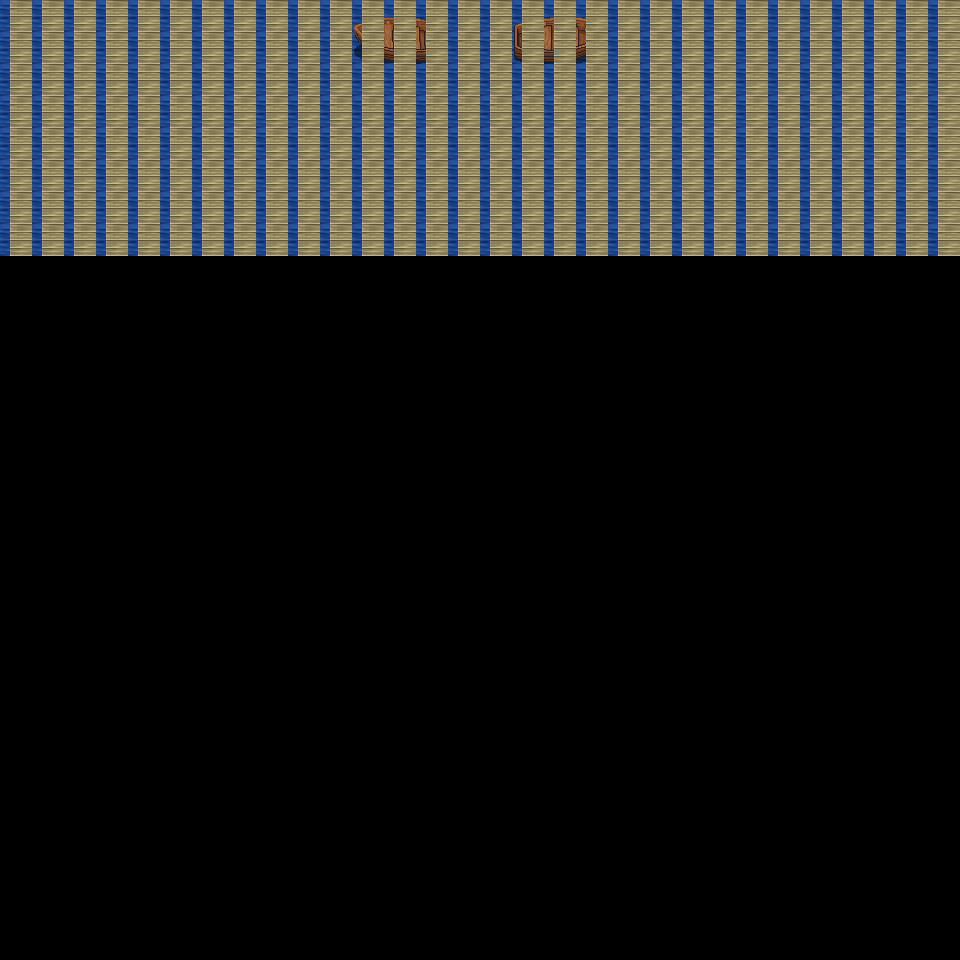

A level layout from a 2D game, rendered from its tile map. Below: a short description, then the map file with tile-grid data replaced by summaries:
An orthogonal 30x30 tile map with 32x32 px tiles, 6 tile layers (Ground, Object, Object2, Above, ...), 10 tilesets and 2 objects (2x mapExit).

<map version="1.0" orientation="orthogonal" renderorder="right-down" width="30" height="30" tilewidth="32" tileheight="32" nextobjectid="3">
  <tileset firstgid="1" name="tileset_object_boardwalk" tilewidth="32" tileheight="32" tilecount="36" columns="6">
    <image source="../drawable/tileset_object_boardwalk.png" width="192" height="192" />
  </tileset>
  <tileset firstgid="37" name="tileset_item_weapon_cannon" tilewidth="32" tileheight="32" tilecount="12" columns="3">
    <image source="../drawable/tileset_item_weapon_cannon.png" width="96" height="128" />
  </tileset>
  <tileset firstgid="49" name="tileset_logic_collision" tilewidth="32" tileheight="32" tilecount="1" columns="1">
    <image source="../drawable/tileset_logic_collision.png" width="32" height="32" />
  </tileset>
  <tileset firstgid="50" name="tileset_item_banners_flag" tilewidth="32" tileheight="32" tilecount="12" columns="3">
    <image source="../drawable/tileset_item_banners_flag.png" width="96" height="128" />
  </tileset>
  <tileset firstgid="62" name="tileset_item_flagpole" tilewidth="32" tileheight="32" tilecount="3" columns="1">
    <image source="../drawable/tileset_item_flagpole.png" width="32" height="96" />
  </tileset>
  <tileset firstgid="65" name="tileset_ground_ground" tilewidth="32" tileheight="32" tilecount="33" columns="3">
    <image source="../drawable/tileset_ground_ground.png" width="96" height="352" />
  </tileset>
  <tileset firstgid="98" name="tileset_item_ropes" tilewidth="32" tileheight="32" tilecount="4" columns="2">
    <image source="../drawable/tileset_item_ropes.png" width="64" height="64" />
  </tileset>
  <tileset firstgid="102" name="tileset_object_row_boat" tilewidth="32" tileheight="32" tilecount="30" columns="6">
    <image source="../drawable/tileset_object_row_boat.png" width="192" height="160" />
  </tileset>
  <tileset firstgid="132" name="tileset_object_ship" tilewidth="32" tileheight="32" tilecount="368" columns="16">
    <image source="../drawable/tileset_object_ship.png" width="512" height="736" />
  </tileset>
  <tileset firstgid="500" name="tileset_building_stairs_wooden_ns" tilewidth="32" tileheight="32" tilecount="105" columns="7">
    <image source="../drawable/tileset_building_stairs_wooden_ns.png" width="224" height="480" />
  </tileset>
  <layer name="Ground" width="30" height="30">
    <data>[900 cells, 240 non-empty, 1 distinct tile ids]</data>
  </layer>
  <layer name="Object" width="30" height="30">
    <data>[900 cells, 11 non-empty, 11 distinct tile ids]</data>
  </layer>
  <layer name="Object2" width="30" height="30">
    <data>[900 cells, 1 non-empty, 1 distinct tile ids]</data>
  </layer>
  <layer name="Above" width="30" height="30">
    <data>[900 cells, 0 non-empty, 0 distinct tile ids]</data>
  </layer>
  <layer name="Above2" width="30" height="30">
    <data>[900 cells, 0 non-empty, 0 distinct tile ids]</data>
  </layer>
  <layer name="Walkable" width="30" height="30">
    <data>[900 cells, 240 non-empty, 1 distinct tile ids]</data>
  </layer>
  <objectgroup name="MapEvents">
    <object id="1" name="west" type="mapExit" x="0" y="256" width="32" height="704">
      <properties>
        <property name="map" value="level_0_x256_y46" />
        <property name="x" value="28" />
        <property name="y" value="8" />
      </properties>
    </object>
    <object id="2" name="east" type="mapExit" x="928" y="256" width="32" height="704">
      <properties>
        <property name="map" value="level_0_x258_y46" />
        <property name="x" value="1" />
        <property name="y" value="8" />
      </properties>
    </object>
  </objectgroup>
</map>
